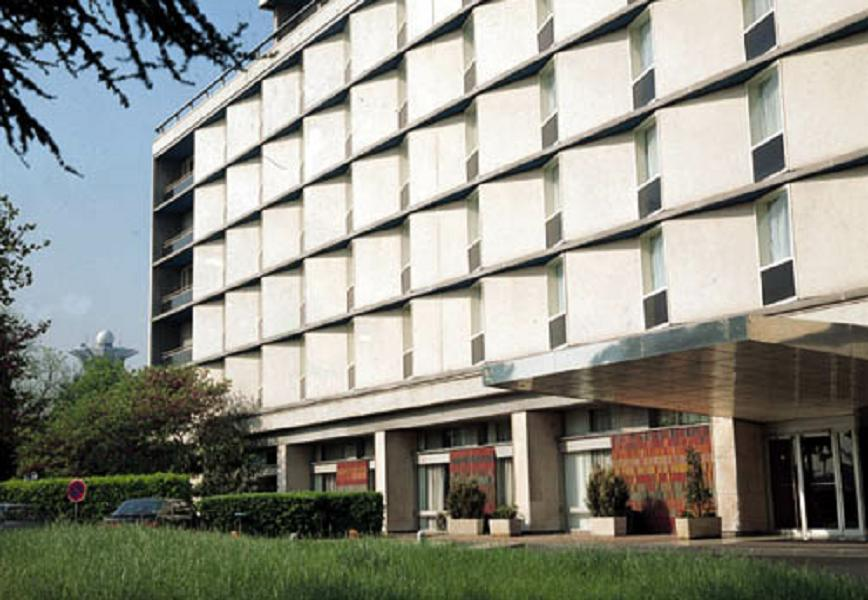
//> input picture opencv/data/building.jpg, 868 x 600 px
$ ./47_harriscorner   (built with g++ and OpenCV 4)
//> lines starting //> are read from the running program, lines starting //| are printed output that depends on the picture
#include </home/ljy/kubig2025/opencv/part2/color.hpp>
#include <iostream>
#include <opencv2/opencv.hpp>
#include <vector>

using namespace std;
using namespace cv;

String folderPath = "/home/ljy/kubig2025/opencv/data/";

int main()
{
    Mat img = imread(folderPath + "building.jpg", IMREAD_GRAYSCALE);
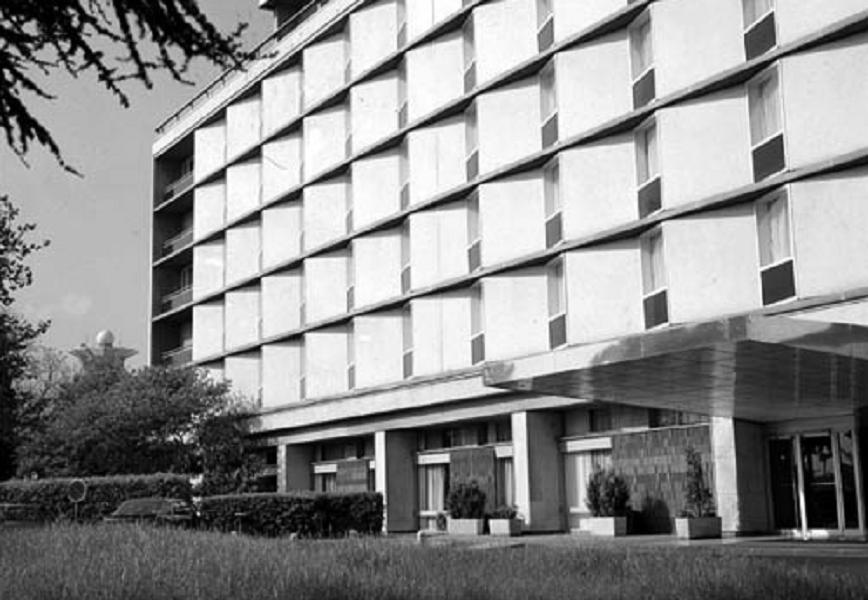
//> img: 600 rows x 868 cols, CV_8UC1; min 0, max 255, mean 142.3
    vector<Mat> images;
    images.push_back(img);
    Mat harris, harris_norm;
    cornerHarris(img, harris, 3, 3, 0.04);
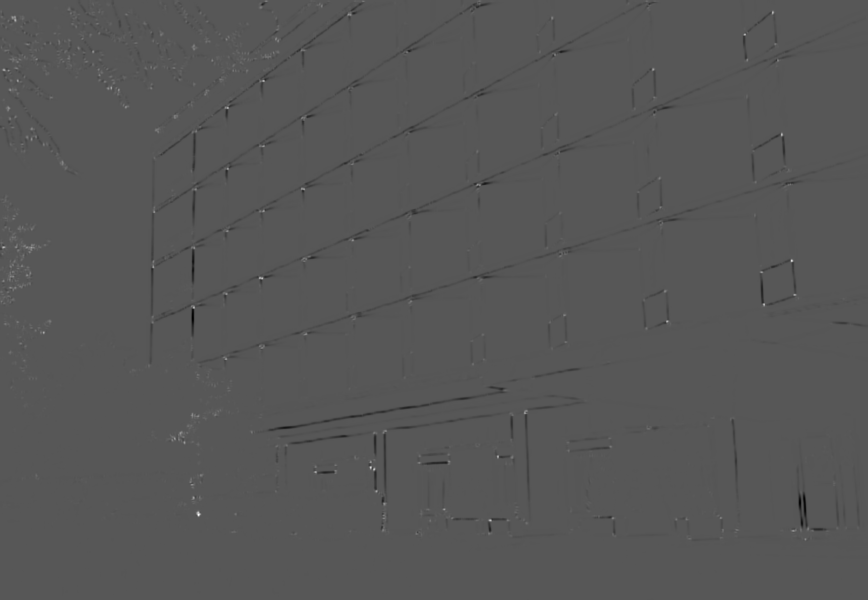
//> harris: 600 rows x 868 cols, CV_32FC1; min -0.00518, max 0.01, mean -2.09e-05; drawn with min black and max white
    cout << harris.type() << endl;
//| 5
    normalize(harris, harris_norm, 0, 255, NORM_MINMAX, CV_8U);
    images.push_back(harris_norm);
    for (int j = 1; j < harris.rows - 1; j++)
    {
        for (int i = 1; i < harris.cols - 1; ++i)
        {
            if (harris_norm.at<uchar>(j, 1) > 120)
            {
                circle(img, Point(i, j), 5, white, 2);
            }

        }

    }

    int i = 1;
    for (auto img : images)
    {
        imshow("img" + to_string(i), img);
        ++i;
    }
//> this loop made 2 passes
//> after the loop, i = 3

    waitKey();
    destroyAllWindows();
    return 0;
}

$ run again, with opencv/data/butterfly.jpg copied over opencv/data/building.jpg
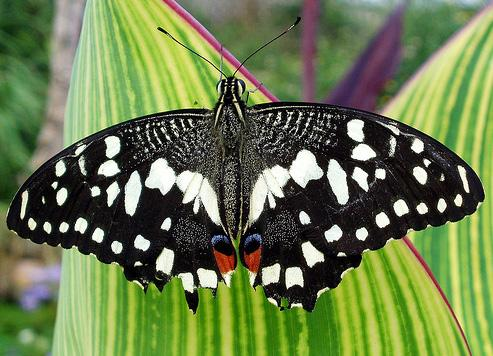
//> input picture opencv/data/butterfly.jpg, 493 x 356 px
//> `Mat img = imread(folderPath + "building.jpg", IMREAD_GRAYSCALE);`:
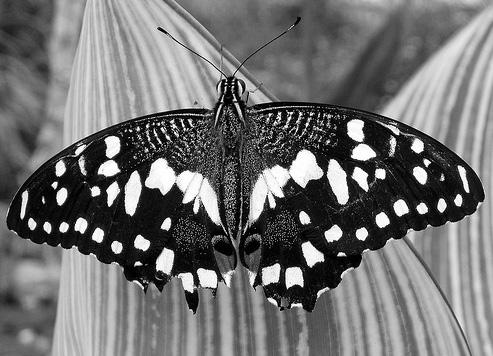
//> img: 356 rows x 493 cols, CV_8UC1; min 0, max 255, mean 113.3
//> `cornerHarris(img, harris, 3, 3, 0.04);`:
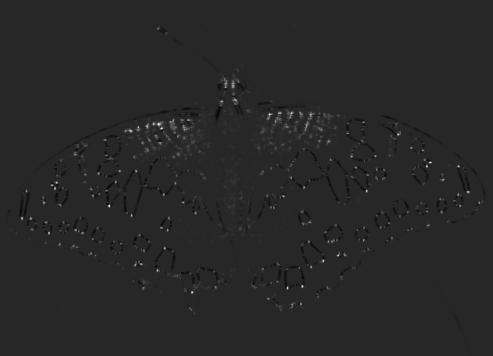
//> harris: 356 rows x 493 cols, CV_32FC1; min -0.0111, max 0.061, mean 0.000133; drawn with min black and max white
//| 5
//> the loop `for (auto img : images)` made 2 passes
//> after the loop `for (auto img : images)`: i = 3

$ run again, with opencv/data/img1.jpg copied over opencv/data/building.jpg
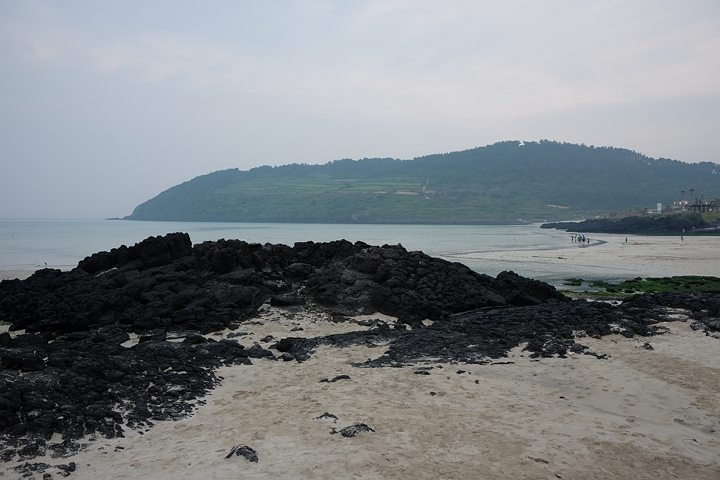
//> input picture opencv/data/img1.jpg, 720 x 480 px
//> `Mat img = imread(folderPath + "building.jpg", IMREAD_GRAYSCALE);`:
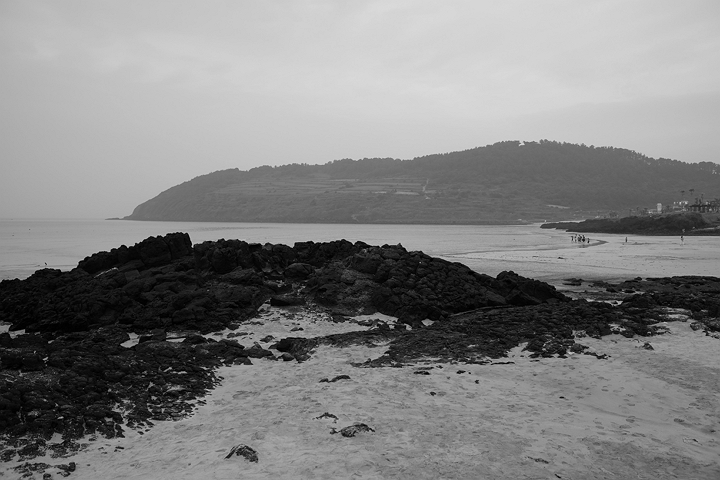
//> img: 480 rows x 720 cols, CV_8UC1; min 0, max 219, mean 129.5
//> `cornerHarris(img, harris, 3, 3, 0.04);`:
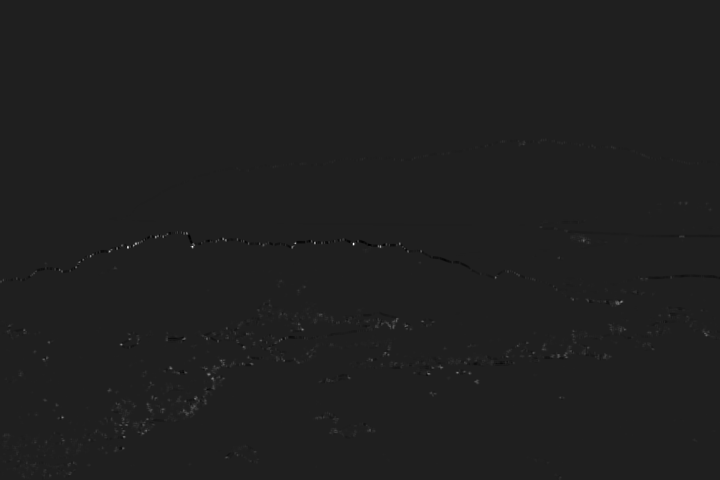
//> harris: 480 rows x 720 cols, CV_32FC1; min -0.00222, max 0.0158, mean 1.59e-05; drawn with min black and max white
//| 5
//> the loop `for (auto img : images)` made 2 passes
//> after the loop `for (auto img : images)`: i = 3
